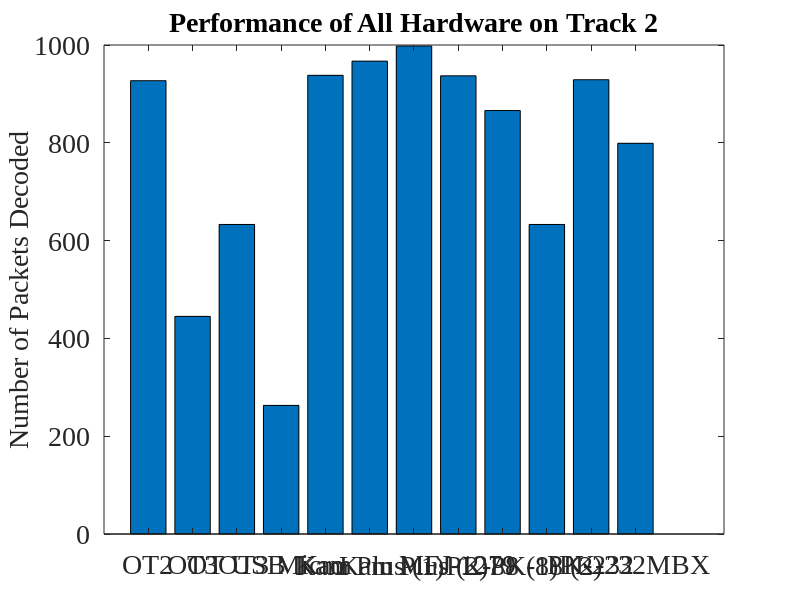

Here is the MATLAB script that generated this plot: (Note: this script raises an error after producing the figure.)
fontSize = 20;
%           OT2	OT3	OT USB	OT3 Micro	Kam	My Kam Plus	Kam Plus	MFJ-1278	My PK-88	PK-88	PK-232	PK-232MBX
% OT3       40	40	39      40          40	40          40          40          40          40      40      40
% Gen200    200	200	193     199         200	200         200         200         200                 200     200
% OT3 Noise 5	16	13      12          20	12          12          5           25          25      12      18
% Track 1   947	937	869     830         988	958         985         837         981         1007	918     964
% Track 2   927	445	633     263         938	967         998         937         866         633     929     799


x = [927	445	633     263         938	967         998         937         866         633     929     799];
y = ['OT2' 'OT3' 'OT USB' 'OT3 Micro' 'Kam' 'Kam Plus (1)' 'Kam Plus (2)' 'MFJ-1279' 'PK-88 (1)' 'PK-88 (2)' 'PK-232' 'PK-232MBX'];
f = figure('Position',[0,0,1280,1024]);
set(gcf,'color','w');
bar(x);
filename = 'Performance of All Hardware on Track 2';
title(filename);
%xlabel('Devices');
ylabel('Number of Packets Decoded');
set(gca,'XTickLabel',{'OT2' 'OT3' 'OT USB' 'OT3 Micro' 'Kam' 'Kam Plus (1)' 'Kam Plus (2)' 'MFJ-1279' 'PK-88 (1)' 'PK-88 (2)' 'PK-232' 'PK-232MBX'})
set(gca,'FontSize',fontSize, 'FontName', 'Times New Roman');
set(findall(gcf,'type','text'),'FontSize',fontSize, 'FontName', 'Times New Roman');
rotateXLabels(gca, 45)
set(gca, 'xtick', [])
grid on
saveas(f, strcat('.\..\..\..\rrxthesis\images\',regexprep(filename,'[^\w'']',''),'.png'));
pause();
close(f);
clear all;